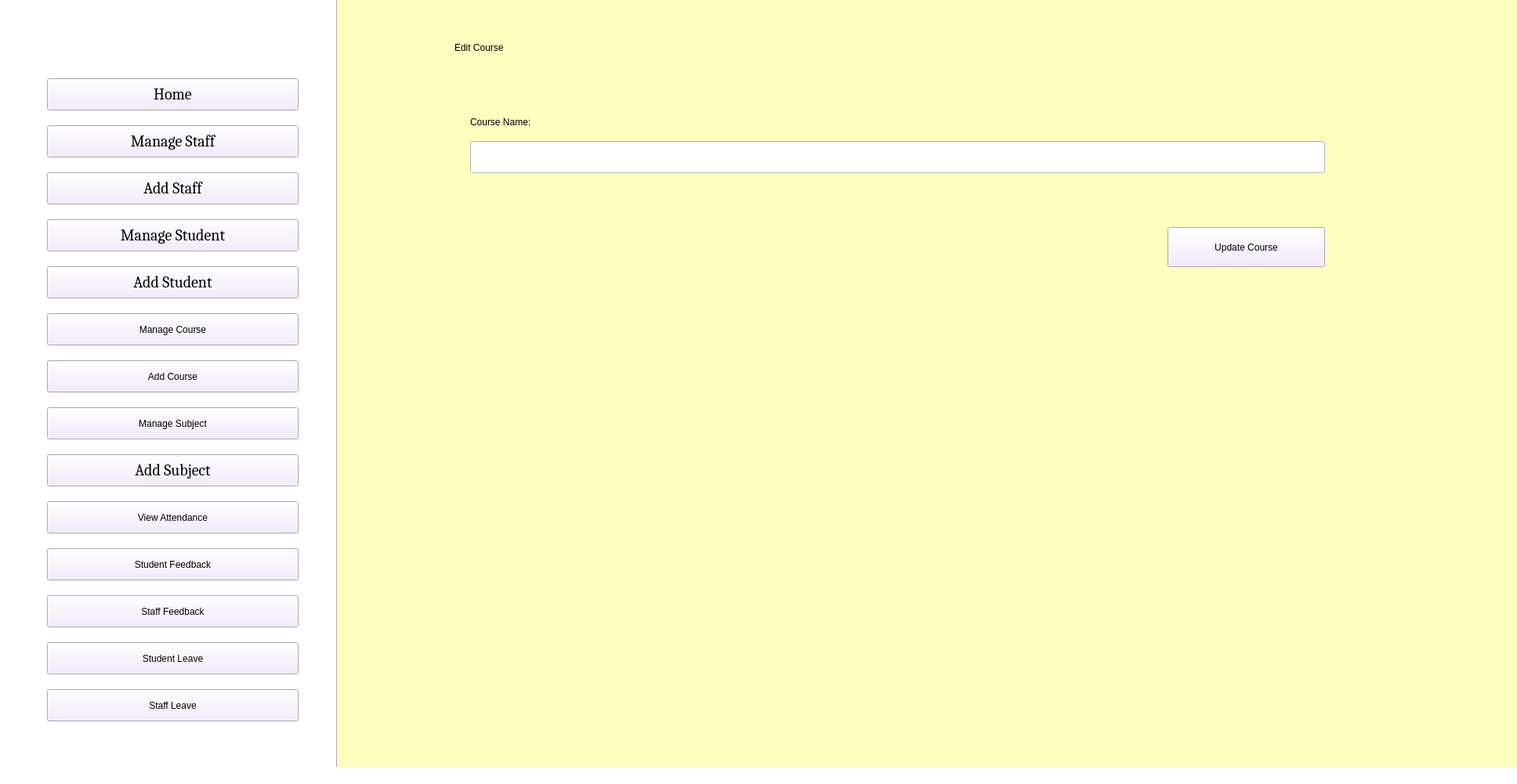
<?xml version="1.0" encoding="UTF-8"?>
<ui version="4.0">
 <class>AdminHomePage</class>
 <widget class="QMainWindow" name="AdminHomePage">
  <property name="enabled">
   <bool>true</bool>
  </property>
  <property name="geometry">
   <rect>
    <x>0</x>
    <y>0</y>
    <width>1936</width>
    <height>1001</height>
   </rect>
  </property>
  <property name="windowTitle">
   <string>Admin Home Page</string>
  </property>
  <property name="styleSheet">
   <string notr="true">background-color: rgb(255, 225, 198);
background-color: rgb(255, 255, 255);
</string>
  </property>
  <widget class="QWidget" name="centralwidget">
   <widget class="QPushButton" name="Home_b">
    <property name="geometry">
     <rect>
      <x>60</x>
      <y>100</y>
      <width>321</width>
      <height>41</height>
     </rect>
    </property>
    <property name="font">
     <font>
      <family>Cambria</family>
      <pointsize>15</pointsize>
      <weight>50</weight>
      <italic>false</italic>
      <bold>false</bold>
     </font>
    </property>
    <property name="styleSheet">
     <string notr="true">font: 15pt &quot;Cambria&quot;;
background-color: rgb(241, 231, 254);</string>
    </property>
    <property name="text">
     <string>Home</string>
    </property>
   </widget>
   <widget class="QPushButton" name="ManageStaff_b">
    <property name="geometry">
     <rect>
      <x>60</x>
      <y>160</y>
      <width>321</width>
      <height>41</height>
     </rect>
    </property>
    <property name="font">
     <font>
      <family>Cambria</family>
      <pointsize>15</pointsize>
      <weight>50</weight>
      <italic>false</italic>
      <bold>false</bold>
     </font>
    </property>
    <property name="styleSheet">
     <string notr="true">font: 15pt &quot;Cambria&quot;;
background-color: rgb(241, 231, 254);</string>
    </property>
    <property name="text">
     <string>Manage Staff</string>
    </property>
   </widget>
   <widget class="QPushButton" name="AddStaff_b">
    <property name="geometry">
     <rect>
      <x>60</x>
      <y>220</y>
      <width>321</width>
      <height>41</height>
     </rect>
    </property>
    <property name="font">
     <font>
      <family>Cambria</family>
      <pointsize>15</pointsize>
      <weight>50</weight>
      <italic>false</italic>
      <bold>false</bold>
     </font>
    </property>
    <property name="styleSheet">
     <string notr="true">font: 15pt &quot;Cambria&quot;;
background-color: rgb(241, 231, 254);</string>
    </property>
    <property name="text">
     <string>Add Staff</string>
    </property>
   </widget>
   <widget class="QPushButton" name="AddStudent_b">
    <property name="geometry">
     <rect>
      <x>60</x>
      <y>340</y>
      <width>321</width>
      <height>41</height>
     </rect>
    </property>
    <property name="font">
     <font>
      <family>Cambria</family>
      <pointsize>15</pointsize>
      <weight>50</weight>
      <italic>false</italic>
      <bold>false</bold>
     </font>
    </property>
    <property name="styleSheet">
     <string notr="true">font: 15pt &quot;Cambria&quot;;
background-color: rgb(241, 231, 254);</string>
    </property>
    <property name="text">
     <string>Add Student</string>
    </property>
   </widget>
   <widget class="QPushButton" name="ManageCourse_b">
    <property name="geometry">
     <rect>
      <x>60</x>
      <y>400</y>
      <width>321</width>
      <height>41</height>
     </rect>
    </property>
    <property name="styleSheet">
     <string notr="true">font: 15pt &quot;Cambria&quot;;
background-color: rgb(241, 231, 254);</string>
    </property>
    <property name="text">
     <string>Manage Course</string>
    </property>
   </widget>
   <widget class="QPushButton" name="AddCourse_b">
    <property name="geometry">
     <rect>
      <x>60</x>
      <y>460</y>
      <width>321</width>
      <height>41</height>
     </rect>
    </property>
    <property name="styleSheet">
     <string notr="true">font: 15pt &quot;Cambria&quot;;
background-color: rgb(241, 231, 254);</string>
    </property>
    <property name="text">
     <string>Add Course</string>
    </property>
   </widget>
   <widget class="QPushButton" name="ManageSubject_b">
    <property name="geometry">
     <rect>
      <x>60</x>
      <y>520</y>
      <width>321</width>
      <height>41</height>
     </rect>
    </property>
    <property name="styleSheet">
     <string notr="true">font: 15pt &quot;Cambria&quot;;
background-color: rgb(241, 231, 254);</string>
    </property>
    <property name="text">
     <string>Manage Subject</string>
    </property>
   </widget>
   <widget class="QPushButton" name="AddSubject_b">
    <property name="geometry">
     <rect>
      <x>60</x>
      <y>580</y>
      <width>321</width>
      <height>41</height>
     </rect>
    </property>
    <property name="font">
     <font>
      <family>Cambria</family>
      <pointsize>15</pointsize>
      <weight>50</weight>
      <italic>false</italic>
      <bold>false</bold>
     </font>
    </property>
    <property name="styleSheet">
     <string notr="true">font: 15pt &quot;Cambria&quot;;
background-color: rgb(241, 231, 254);</string>
    </property>
    <property name="text">
     <string>Add Subject</string>
    </property>
   </widget>
   <widget class="QPushButton" name="ViewAttendance_b">
    <property name="geometry">
     <rect>
      <x>60</x>
      <y>640</y>
      <width>321</width>
      <height>41</height>
     </rect>
    </property>
    <property name="styleSheet">
     <string notr="true">font: 15pt &quot;Cambria&quot;;
background-color: rgb(241, 231, 254);</string>
    </property>
    <property name="text">
     <string>View Attendance</string>
    </property>
   </widget>
   <widget class="QPushButton" name="StudentFeedback_b">
    <property name="geometry">
     <rect>
      <x>60</x>
      <y>700</y>
      <width>321</width>
      <height>41</height>
     </rect>
    </property>
    <property name="styleSheet">
     <string notr="true">font: 15pt &quot;Cambria&quot;;
background-color: rgb(241, 231, 254);</string>
    </property>
    <property name="text">
     <string>Student Feedback</string>
    </property>
   </widget>
   <widget class="QPushButton" name="StaffFeedback_b">
    <property name="geometry">
     <rect>
      <x>60</x>
      <y>760</y>
      <width>321</width>
      <height>41</height>
     </rect>
    </property>
    <property name="styleSheet">
     <string notr="true">font: 15pt &quot;Cambria&quot;;
background-color: rgb(241, 231, 254);</string>
    </property>
    <property name="text">
     <string>Staff Feedback</string>
    </property>
   </widget>
   <widget class="QPushButton" name="StudentLeave_b">
    <property name="geometry">
     <rect>
      <x>60</x>
      <y>820</y>
      <width>321</width>
      <height>41</height>
     </rect>
    </property>
    <property name="styleSheet">
     <string notr="true">font: 15pt &quot;Cambria&quot;;
background-color: rgb(241, 231, 254);</string>
    </property>
    <property name="text">
     <string>Student Leave</string>
    </property>
   </widget>
   <widget class="QPushButton" name="ManageStudent_b">
    <property name="geometry">
     <rect>
      <x>60</x>
      <y>280</y>
      <width>321</width>
      <height>41</height>
     </rect>
    </property>
    <property name="font">
     <font>
      <family>Cambria</family>
      <pointsize>15</pointsize>
      <weight>50</weight>
      <italic>false</italic>
      <bold>false</bold>
     </font>
    </property>
    <property name="styleSheet">
     <string notr="true">font: 15pt &quot;Cambria&quot;;
background-color: rgb(241, 231, 254);</string>
    </property>
    <property name="text">
     <string>Manage Student</string>
    </property>
   </widget>
   <widget class="QPushButton" name="StaffLeave_b">
    <property name="geometry">
     <rect>
      <x>60</x>
      <y>880</y>
      <width>321</width>
      <height>41</height>
     </rect>
    </property>
    <property name="styleSheet">
     <string notr="true">font: 15pt &quot;Cambria&quot;;
background-color: rgb(241, 231, 254);</string>
    </property>
    <property name="text">
     <string>Staff Leave</string>
    </property>
   </widget>
   <widget class="Line" name="line">
    <property name="geometry">
     <rect>
      <x>420</x>
      <y>-50</y>
      <width>20</width>
      <height>1081</height>
     </rect>
    </property>
    <property name="orientation">
     <enum>Qt::Vertical</enum>
    </property>
   </widget>
   <widget class="QLabel" name="AdminEditCourse_l">
    <property name="geometry">
     <rect>
      <x>430</x>
      <y>-10</y>
      <width>1671</width>
      <height>1031</height>
     </rect>
    </property>
    <property name="styleSheet">
     <string notr="true">background-color: rgb(252, 255, 190);</string>
    </property>
    <property name="text">
     <string/>
    </property>
   </widget>
   <widget class="QLabel" name="EditCourse_l">
    <property name="geometry">
     <rect>
      <x>580</x>
      <y>40</y>
      <width>301</width>
      <height>41</height>
     </rect>
    </property>
    <property name="styleSheet">
     <string notr="true">font: 75 17pt &quot;Times New Roman&quot;;
background-color: rgb(252, 255, 190);
</string>
    </property>
    <property name="text">
     <string>Edit Course  </string>
    </property>
   </widget>
   <widget class="QPushButton" name="UpdateCourse_b">
    <property name="geometry">
     <rect>
      <x>1490</x>
      <y>290</y>
      <width>201</width>
      <height>51</height>
     </rect>
    </property>
    <property name="styleSheet">
     <string notr="true">font: 12pt &quot;Cambria&quot;;
background-color: rgb(241, 231, 254);</string>
    </property>
    <property name="text">
     <string>Update Course</string>
    </property>
   </widget>
   <widget class="QLineEdit" name="CourseName_tb">
    <property name="geometry">
     <rect>
      <x>600</x>
      <y>180</y>
      <width>1091</width>
      <height>41</height>
     </rect>
    </property>
    <property name="styleSheet">
     <string notr="true">font: 15pt &quot;Times New Roman&quot;;</string>
    </property>
   </widget>
   <widget class="QLabel" name="CourseName_l">
    <property name="geometry">
     <rect>
      <x>600</x>
      <y>140</y>
      <width>361</width>
      <height>31</height>
     </rect>
    </property>
    <property name="styleSheet">
     <string notr="true">font: 15pt &quot;Times New Roman&quot;;
background-color: rgb(252, 255, 190);
</string>
    </property>
    <property name="text">
     <string>Course Name:</string>
    </property>
   </widget>
  </widget>
  <widget class="QStatusBar" name="statusbar"/>
 </widget>
 <resources/>
 <connections/>
</ui>
